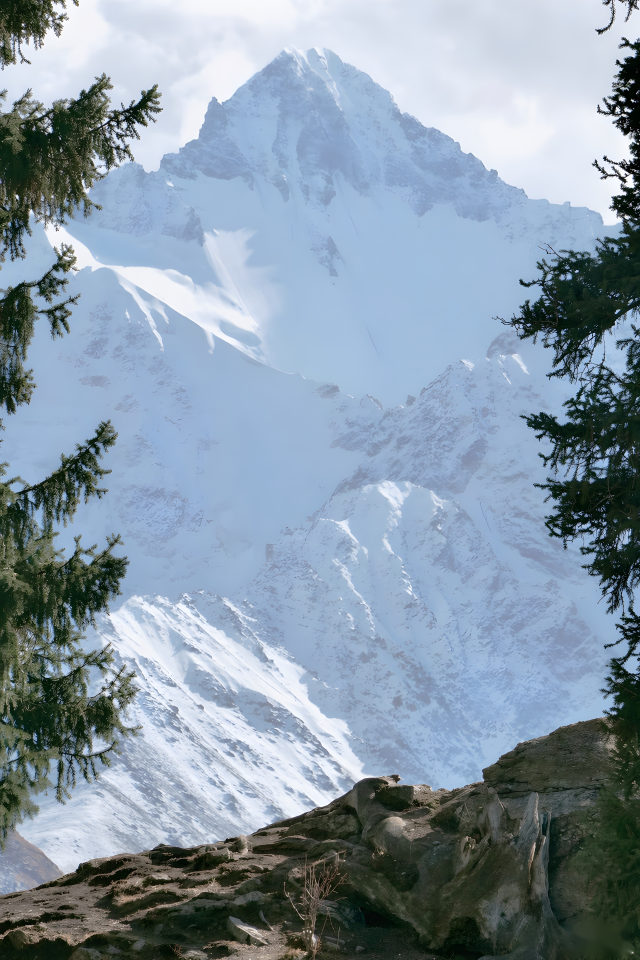
#> input picture scenes/夏塔/夏塔-01_夏塔空镜_雪山松林-f1ca8e.jpg, 2560 x 3840 px (shown at 1/4 size)
$ python -i build_index.py   (imports and definitions only)
#> lines starting #> are read from the running program, lines starting #| are printed output that depends on the picture
#> further down, picture is the input picture: PIL image 2560x3840 RGB; mean R, G, B 135.8, 152.3, 166.8
# -*- coding: utf-8 -*-
"""
场景图库索引构建 — 图存外部路径，只建索引；可选压缩副本入库
用法:
  python build_index.py --root "D:\\场景图库"             # 扫描全部子文件夹，生成 index.yaml
  python build_index.py --root "D:\\场景图库" --repo      # 同时把 2048px 压缩版存进 scenes/（供 git 仓库上传）
  python build_index.py --add "D:\\某图\\某图.jpg" --repo  # 单独追加一张图
产物:
  scene-library/index.yaml          索引（场景id/原图路径/尺寸/色彩统计/自动季节提示）
  scene-library/scenes/<地点>/<id>.jpg  压缩副本（仅 --repo 时）
纯标准库 + PIL。
"""
import argparse
import hashlib
import json
import time
from pathlib import Path
from PIL import Image

LIB = Path(__file__).parent
SCENES = LIB / "scenes"
INDEX = LIB / "index.yaml"
IMG_EXT = {".jpg", ".jpeg", ".png", ".webp", ".bmp"}
MAX_PX = 2048
# 按地点覆盖长边上限：库尔德宁自 2026-11-19 起存原生 4K
MAX_PX_BY_LOCATION = {"库尔德宁": 3840}
# 按地点覆盖输出格式：库尔德宁存无损 PNG
EXT_BY_LOCATION = {"库尔德宁": ".png"}
EXCLUDE_DIRS = {"A2.1真实视频"}  # 不入库的文件夹（视频素材等）


def stats(img):
    rgb = img.convert("RGB")
    w, h = rgb.size
#> w = 2560; h = 3840
    thumb = rgb.resize((96, 96))
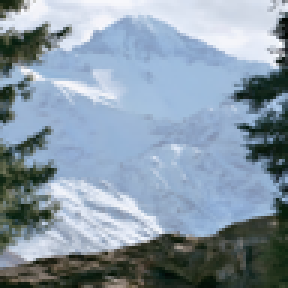
#> thumb: PIL image 96x96 RGB (shown 3 times larger); mean R, G, B 135.8, 152.3, 166.8
    px = list(thumb.getdata())
#> px = 9216 items, first 6: (16, 31, 16), (18, 32, 16), (20, 33, 18), (20, 33, 16), (30, 42, 23), (53, 63, 45)
    n = len(px)
#> n = 9216
    lum = sum(0.299 * p[0] + 0.587 * p[1] + 0.114 * p[2] for p in px) / n
#> lum = 149
    warm = sum(p[0] - p[2] for p in px) / n
#> warm = -31.02
    sat = sum(max(p) - min(p) for p in px) / n
#> sat = 35.95
    sky = rgb.crop((0, 0, w, h // 3)).resize((24, 24))
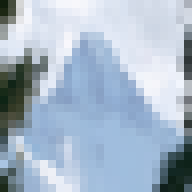
#> sky: PIL image 24x24 RGB (shown 8 times larger); mean R, G, B 167.1, 183.4, 200.8
    sp = list(sky.getdata())
#> sp = 576 items, first 6: (17, 30, 13), (69, 76, 60), (213, 214, 214), (234, 238, 246), (215, 224, 239), (225, 232, 244)
    sr = sum(p[0] for p in sp) / len(sp)
#> sr = 167.1
    sg = sum(p[1] for p in sp) / len(sp)
#> sg = 183.4
    sb = sum(p[2] for p in sp) / len(sp)
#> sb = 200.8
    ground = rgb.crop((0, 2 * h // 3, w, h)).resize((24, 24))
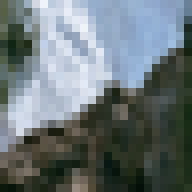
#> ground: PIL image 24x24 RGB (shown 8 times larger); mean R, G, B 106.4, 117, 119.7
    gp = list(ground.getdata())
#> gp = 576 items, first 6: (90, 98, 75), (103, 114, 108), (113, 130, 133), (156, 173, 189), (211, 216, 226), (238, 242, 250)
    gr = sum(p[0] for p in gp) / len(gp)
#> gr = 106.4
    gg = sum(p[1] for p in gp) / len(gp)
#> gg = 117
    gb = sum(p[2] for p in gp) / len(gp)
#> gb = 119.7
    hints = []
    if gg > gr and gg > gb:
        hints.append("植被绿")
    if gr > 140 and gg > 110 and gb < 110:
        hints.append("暖黄(秋/夕)")
    if lum > 190 and sat < 30 and sr > 190:
        hints.append("雪白(冬)")
    tone = "偏暖" if warm > 8 else "偏冷" if warm < -8 else "中性"
#> tone = '偏冷'
    return dict(size=f"{w}x{h}", lum=round(lum), tone=tone, warm=round(warm),
                sat=round(sat), sky=f"#{int(sr):02x}{int(sg):02x}{int(sb):02x}",
                ground=f"#{int(gr):02x}{int(gg):02x}{int(gb):02x}",
                season_hint=hints or ["常规"])


# [85 lines left out: functions slug, process, write_index, main, not called in this run]


# [2 lines not run here, left out]

>>> from PIL import Image
>>> picture = Image.open('scenes/夏塔/夏塔-01_夏塔空镜_雪山松林-f1ca8e.jpg')
>>> result = stats(picture)
#> result = {'size': '2560x3840', 'lum': 149, 'tone': '偏冷', 'warm': -31, 'sat': 36, 'sky': '#a7b7c8', 'ground': '#6a7477', 'season_hint': ['常规']}

$ run again, on scenes/库尔德宁/库尔德宁春夏-Remove_the_wedding_couple_stan_20-4ec0ba.png
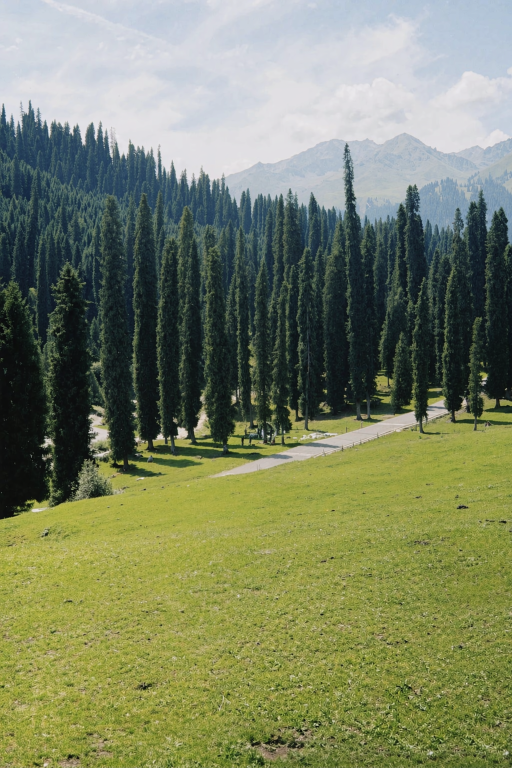
#> input picture scenes/库尔德宁/库尔德宁春夏-Remove_the_wedding_couple_stan_20-4ec0ba.png, 1024 x 1536 px (shown at 1/2 size)
#> picture is the input picture: PIL image 1024x1536 RGB; mean R, G, B 122.8, 130.7, 99.5
#> in stats, `thumb = rgb.resize((96, 96))`:
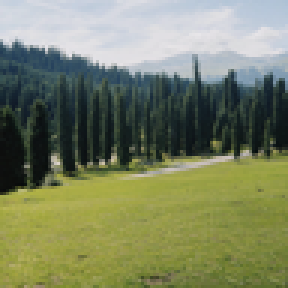
#> thumb: PIL image 96x96 RGB (shown 3 times larger); mean R, G, B 122.8, 130.7, 99.5
#> px = 9216 items, first 6: (202, 211, 222), (200, 209, 223), (200, 209, 222), (198, 208, 221), (196, 208, 222), (197, 208, 222)
#> n = 9216
#> lum = 124.7
#> warm = 23.27
#> sat = 42.61
#> sp = 576 items, first 6: (199, 209, 222), (198, 209, 222), (210, 215, 225), (210, 214, 224), (204, 211, 221), (205, 211, 222)
#> sr = 159.1
#> sg = 169.5
#> sb = 177.7
#> in stats, `ground = rgb.crop((0, 2 * h // 3, w, h)).resize((24, 24))`:
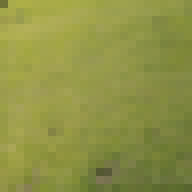
#> ground: PIL image 24x24 RGB (shown 8 times larger); mean R, G, B 142.8, 147.2, 69.4
#> gp = 576 items, first 6: (110, 114, 54), (169, 172, 75), (173, 175, 71), (173, 174, 71), (170, 171, 74), (168, 171, 72)
#> gr = 142.8
#> gg = 147.2
#> gb = 69.41
#> tone = '偏暖'
#> result = {'size': '1024x1536', 'lum': 125, 'tone': '偏暖', 'warm': 23, 'sat': 43, 'sky': '#9fa9b1', 'ground': '#8e9345', 'season_hint': ['植被绿', '暖黄(秋/夕)']}

$ run again, on scenes/库尔德宁/库尔德宁机位-A-平视侧望-cbc7ea.png
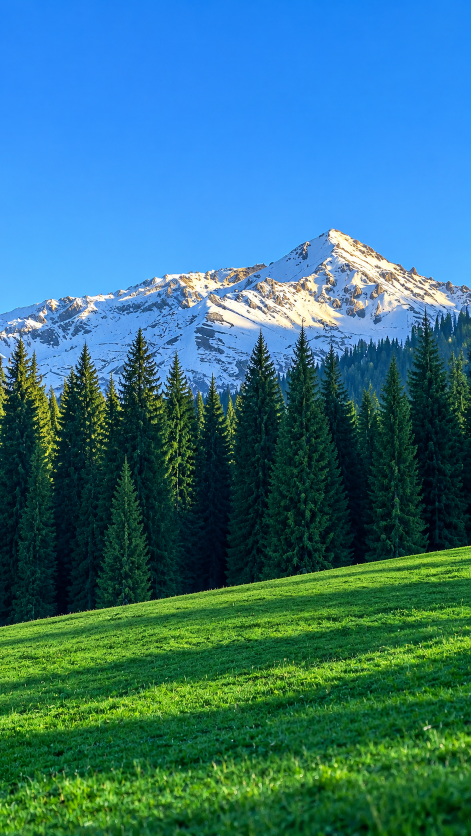
#> input picture scenes/库尔德宁/库尔德宁机位-A-平视侧望-cbc7ea.png, 941 x 1672 px (shown at 1/2 size)
#> picture is the input picture: PIL image 941x1672 RGB; mean R, G, B 50.2, 113.6, 126.3
#> in stats, `thumb = rgb.resize((96, 96))`:
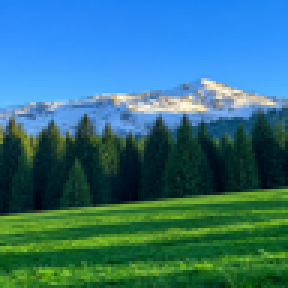
#> thumb: PIL image 96x96 RGB (shown 3 times larger); mean R, G, B 50.2, 113.6, 126.3
#> px = 9216 items, first 6: (38, 135, 247), (38, 136, 247), (37, 136, 247), (38, 136, 246), (39, 136, 246), (38, 136, 246)
#> n = 9216
#> lum = 96.11
#> warm = -76.02
#> sat = 108.2
#> sp = 576 items, first 6: (38, 136, 247), (38, 136, 246), (35, 135, 246), (36, 134, 246), (37, 134, 245), (34, 133, 245)
#> sr = 58.82
#> sg = 152.5
#> sb = 248.3
#> in stats, `ground = rgb.crop((0, 2 * h // 3, w, h)).resize((24, 24))`:
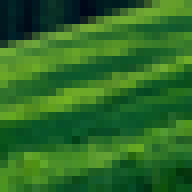
#> ground: PIL image 24x24 RGB (shown 8 times larger); mean R, G, B 44.7, 106.9, 38.1
#> gp = 576 items, first 6: (1, 25, 33), (2, 35, 38), (1, 25, 33), (1, 16, 27), (1, 24, 32), (5, 41, 36)
#> gr = 44.73
#> gg = 106.9
#> gb = 38.07
#> tone = '偏冷'
#> result = {'size': '941x1672', 'lum': 96, 'tone': '偏冷', 'warm': -76, 'sat': 108, 'sky': '#3a98f8', 'ground': '#2c6a26', 'season_hint': ['植被绿']}
